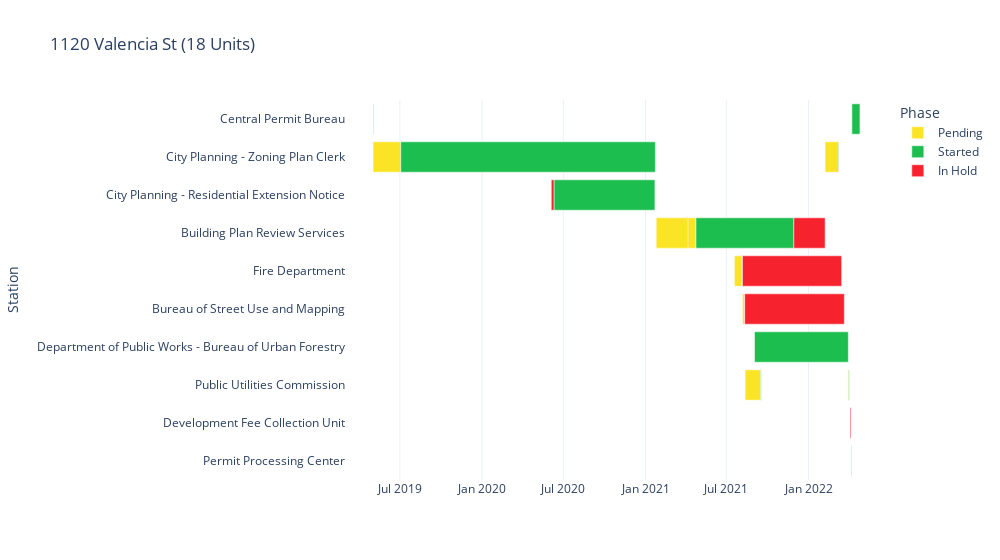

The notebook cell this image was saved under:
### Markdown cell above
![428 15th Av](data/42815thave.png)

### Code cell
plotly.offline.init_notebook_mode(connected=True)

#_find_permits_with_proposed_units(permits_df, 10, 50, 2019, 365 * 2, 365 * 3)
_permit_gannt_chart(permits_filed_after_2014_routing_df[permits_filed_after_2014_routing_df["Permit Number"] == "201904299198"])

### Figure 1 — Plotly figure (JSON) as saved in the notebook; plotly's stock layout.template omitted (floating-point values rounded to 4 significant figures)
{"data": [{"alignmentgroup": "True", "base": ["2019-05-02T00:00:00", "2019-05-02T00:00:00", "2020-06-04T00:00:00", "2021-01-25T00:00:00", "2021-01-25T00:00:00", "2021-07-19T00:00:00", "2021-08-06T00:00:00", "2021-09-02T00:00:00", "2021-08-12T00:00:00", "2022-02-07T00:00:00", "2022-03-30T00:00:00", "2022-04-04T00:00:00", "2022-04-07T00:00:00", "2022-04-07T00:00:00"], "customdata": [["N/A"], ["N/A"], ["N/A"], ["N/A"], ["N/A"], ["N/A"], ["N/A"], ["N/A"], ["N/A"], ["N/A"], ["N/A"], ["N/A"], ["N/A"], ["N/A"]], "hovertemplate": "Phase=Pending<br>start=%{base}<br>end=%{x}<br>Station=%{y}<br>hold_description=%{customdata[0]}<extra></extra>", "legendgroup": "Pending", "marker": {"color": "#FBE426", "pattern": {"shape": ""}}, "name": "Pending", "offsetgroup": "Pending", "orientation": "h", "showlegend": true, "textposition": "auto", "type": "bar", "x": [0, 5356800000, 0, 6048000000, 7689600000, 1468800000, 432000000, 0, 3024000000, 2592000000, 172800000, 0, 0, 86400000], "xaxis": "x", "y": ["Central Permit Bureau", "City Planning - Zoning Plan Clerk", "City Planning - Residential Extension Notice", "Building Plan Review Services", "Building Plan Review Services", "Fire Department", "Bureau of Street Use and Mapping", "Department of Public Works - Bureau of Urban Forestry", "Public Utilities Commission", "City Planning - Zoning Plan Clerk", "Public Utilities Commission", "Development Fee Collection Unit", "Permit Processing Center", "Central Permit Bureau"], "yaxis": "y"}, {"alignmentgroup": "True", "base": ["2019-05-02T00:00:00", "2019-07-03T00:00:00", "2020-06-10T00:00:00", "2020-06-04T00:00:00", "2021-04-05T00:00:00", "2021-04-24T00:00:00", "2021-08-05T00:00:00", "2021-08-11T00:00:00", "2022-03-22T00:00:00", "2021-09-16T00:00:00", "2021-09-02T00:00:00", "2022-03-09T00:00:00", "2022-04-01T00:00:00", "2022-04-04T00:00:00", "2022-04-07T00:00:00", "2022-04-08T00:00:00"], "customdata": [["8 pgs"], ["approved - the proposal is to construct a five-story, 55-foot-tall<br>mixed-use building on an existing surface parking lot with ground<br>floor retail/restaurant use along valencia street and 18 residential<br>units above. the proposal requires a rear yard modification pursuant<br>to planning code section 134."], ["N/A"], ["N/A"], ["N/A"], ["N/A"], ["N/A"], ["N/A"], ["N/A"], ["approved - reviewed and assessed for capacity charges. route to ppc<br>9/16/21.  9/13/21 - requested info from architect"], ["approved, protect 2 trees, plant 2 trees"], ["restamp the plans. route it back to dbi on 3/9/2022"], ["restamp: permit has been assessed a capacity charge.  dbi to collect<br>charges. see invoice attached to application for additional<br>information.  returned to ppc  04/01/22"], ["N/A"], ["04/07/22: to cpb;me 04/04/22: to dfcu for review;me 3/30/22: to<br>puc;ec.  03/17/22: to dpw-buf (then to puc for re stamp of plans<br>received 02/03/22;me 3/10/22: to sffd for restamp on plas received<br>2/3/22, then to bsm & sfpuc; st 2/7/2022: to planning for re stamp of<br>plans received 2/3/2022, then sffd, bsm, sfpuc;nl 2/7/22: route to<br>bldg plan examiner, irene wong, to review;ec.  02/03/22: to hold bin<br>pending bldg , sffd, & bsm  approval;me 11/02/21: erik ziegler self<br>checkout;me 9/17/21: to hold bin pending approval from bldg, sffd and<br>bsm;nl 08/12/21: to puc;me 08/06/21: to bsm;me 7/19/21: to sffd; nl<br>01/25/21: to bldg; nl 5/2/19: to dcp; am"], ["4/25/2022: issued; -akw 4/22/2022: paid; pending appointment for<br>issuance; -akw 4/8/2022: approved; -akw 02/09/2022: school fees<br>posted.ay 02/07/2022: school fees sent.ay"]], "hovertemplate": "Phase=Started<br>start=%{base}<br>end=%{x}<br>Station=%{y}<br>hold_description=%{customdata[0]}<extra></extra>", "legendgroup": "Started", "marker": {"color": "#1CBE4F", "pattern": {"shape": ""}}, "name": "Started", "offsetgroup": "Started", "orientation": "h", "showlegend": true, "textposition": "auto", "type": "bar", "x": [86400000, 49248000000, 19526400000, 0, 86400000, 18921600000, 86400000, 0, 0, 86400000, 18144000000, 86400000, 86400000, 0, 86400000, 1555200000], "xaxis": "x", "y": ["Central Permit Bureau", "City Planning - Zoning Plan Clerk", "City Planning - Residential Extension Notice", "City Planning - Residential Extension Notice", "Building Plan Review Services", "Building Plan Review Services", "Fire Department", "Bureau of Street Use and Mapping", "Bureau of Street Use and Mapping", "Public Utilities Commission", "Department of Public Works - Bureau of Urban Forestry", "City Planning - Zoning Plan Clerk", "Public Utilities Commission", "Development Fee Collection Unit", "Permit Processing Center", "Central Permit Bureau"], "yaxis": "y"}, {"alignmentgroup": "True", "base": [null, null, "2020-06-04T00:00:00", null, "2021-11-29T00:00:00", "2021-08-06T00:00:00", "2021-08-11T00:00:00", null, null, null, null, "2022-04-04T00:00:00", null, null], "customdata": [["8 pgs"], ["approved - the proposal is to construct a five-story, 55-foot-tall<br>mixed-use building on an existing surface parking lot with ground<br>floor retail/restaurant use along valencia street and 18 residential<br>units above. the proposal requires a rear yard modification pursuant<br>to planning code section 134."], ["emailed the 311 cover letter on 06/04/2020 (jennifer) mailed 311<br>notice on 06/22/2020; expires on 07/22/2020 (jennifer)"], ["N/A"], ["2/7/22: approved. route to ppc."], ["3/16/22 approved by ziegler of sffd. previous sffd comments addressed.<br>ab-005 signed by sffd lt. laeace. plans routed to ppc.<br>erik.ziegler@sfgov.org  not approved. comments emailed to architect.<br>plans to ppc hold (8/6/21, erik.ziegler@sfgov.org) assigned to<br>erik.ziegler@sfgov.org 7-21-2021 kh"], ["approved 3/22/22. public works/bsm sign off on job card required prior<br>to dbi final. subject to all conditions of public works/bsm:#<br>(ref:21ie-00447). no warping, ramping or encroachments on city's right<br>of way under this permit. routed to buf.-kl  on hold (site) - waiting<br>for buf and tree apps. (ref: 21ie-00447 and no encroachments in the<br>right-of-way) -cc  on hold. 8/11/2021: requirement(s) for sign off:<br>street improvement (demo of curb cut on valencia/san jose) and bureau<br>of urban forestry (2 new trees on san jose). download sidewalk<br>application(s) at<br>http://www.sfpublicworks.org/services/permits/application-forms and<br>submit electronically to bsmpermitdivision@sfdpw.org. your project<br>will be on-hold until all necessary permit(s) are approved, or the<br>assigned bsm plan checker(s) may recommend sign off to the satellite<br>office via email. please call the office at (628) 271-2000 or email at<br>bsmpermitdivision@sfdpw.org for more information. -sd"], ["approved, protect 2 trees, plant 2 trees"], ["approved - reviewed and assessed for capacity charges. route to ppc<br>9/16/21.  9/13/21 - requested info from architect"], ["restamp the plans. route it back to dbi on 3/9/2022"], ["restamp: permit has been assessed a capacity charge.  dbi to collect<br>charges. see invoice attached to application for additional<br>information.  returned to ppc  04/01/22"], ["4/4/22: planning entered a eastern neighborhood, child care, and tsf<br>impact fee on this permit. the dpw-bureau of urban forestry entered an<br>in lieu fee and will require this project to plant (2) new trees and<br>protect (2) existing trees. the project sponsor must contact dpw-buf<br>at urbanforestry@sfdpw.org or 628-652-8733 to have the planting<br>inspected and signed off. this requirement must be completed before a<br>final inspection can be scheduled with dbi.  this pa is in hold<br>becuase it is subject to a first source hiring agreement. the project<br>sponsor or agent shall contact joyce wong at joyce.s.wong@sfgov.org or<br>415-701-4891 to execute this mou. the dfcu will sign off this stage<br>once that is complete.  the project may request an impact fee report<br>to john.blackshear@sfgov.org"], ["04/07/22: to cpb;me 04/04/22: to dfcu for review;me 3/30/22: to<br>puc;ec.  03/17/22: to dpw-buf (then to puc for re stamp of plans<br>received 02/03/22;me 3/10/22: to sffd for restamp on plas received<br>2/3/22, then to bsm & sfpuc; st 2/7/2022: to planning for re stamp of<br>plans received 2/3/2022, then sffd, bsm, sfpuc;nl 2/7/22: route to<br>bldg plan examiner, irene wong, to review;ec.  02/03/22: to hold bin<br>pending bldg , sffd, & bsm  approval;me 11/02/21: erik ziegler self<br>checkout;me 9/17/21: to hold bin pending approval from bldg, sffd and<br>bsm;nl 08/12/21: to puc;me 08/06/21: to bsm;me 7/19/21: to sffd; nl<br>01/25/21: to bldg; nl 5/2/19: to dcp; am"], ["4/25/2022: issued; -akw 4/22/2022: paid; pending appointment for<br>issuance; -akw 4/8/2022: approved; -akw 02/09/2022: school fees<br>posted.ay 02/07/2022: school fees sent.ay"]], "hovertemplate": "Phase=In Hold<br>start=%{base}<br>end=%{x}<br>Station=%{y}<br>hold_description=%{customdata[0]}<extra></extra>", "legendgroup": "In Hold", "marker": {"color": "#F6222E", "pattern": {"shape": ""}}, "name": "In Hold", "offsetgroup": "In Hold", "orientation": "h", "showlegend": true, "textposition": "auto", "type": "bar", "x": [null, null, 518400000, null, 6048000000, 19180800000, 19267200000, null, null, null, null, 172800000, null, null], "xaxis": "x", "y": ["Central Permit Bureau", "City Planning - Zoning Plan Clerk", "City Planning - Residential Extension Notice", "Building Plan Review Services", "Building Plan Review Services", "Fire Department", "Bureau of Street Use and Mapping", "Department of Public Works - Bureau of Urban Forestry", "Public Utilities Commission", "City Planning - Zoning Plan Clerk", "Public Utilities Commission", "Development Fee Collection Unit", "Permit Processing Center", "Central Permit Bureau"], "yaxis": "y"}], "layout": {"barmode": "overlay", "legend": {"title": {"text": "Phase"}, "tracegroupgap": 0}, "title": {"text": "1120 Valencia St (18 Units)"}, "width": 1000, "xaxis": {"anchor": "y", "domain": [0, 1], "type": "date"}, "yaxis": {"anchor": "x", "autorange": "reversed", "domain": [0, 1], "title": {"text": "Station"}}}}
